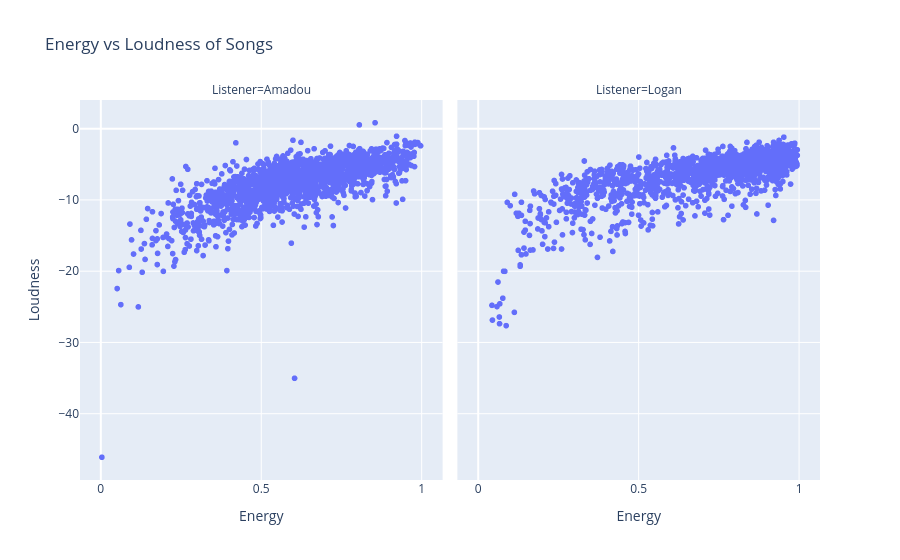

This figure's notebook cell:
### Markdown cell above
The results show that energy and loudness have the strongest relationship, so songs with more energy also tend to be louder. Energy also decreases as acousticness increases. Valence and energy have a positive but moderate relationship, which supports what we saw in the scatterplot. Popularity does not seem to have a strong relationship with the other audio features.

### Code cell
fig = px.scatter(
    data,
    x="Energy",
    y="Loudness",
    facet_col="Listener",
    hover_data=["Track Name", "Artist Name(s)", "Genres"],
    title="Energy vs Loudness of Songs"
)

fig.show()

### Figure 1 — Plotly figure (JSON) as saved in the notebook; plotly's stock layout.template omitted (floating-point values rounded to 4 significant figures; data arrays with more than 128 entries replaced by an {"elided": "..."} marker saying what was removed)
{"data": [{"customdata": {"elided": "1663x3 str values"}, "hovertemplate": "Listener=Amadou<br>Energy=%{x}<br>Loudness=%{y}<br>Track Name=%{customdata[0]}<br>Artist Name(s)=%{customdata[1]}<br>Genres=%{customdata[2]}<extra></extra>", "legendgroup": "", "marker": {"color": "#636efa", "symbol": "circle"}, "mode": "markers", "name": "", "showlegend": false, "type": "scattergl", "x": {"elided": "1663 float values"}, "xaxis": "x", "y": {"elided": "1663 float values"}, "yaxis": "y"}, {"customdata": {"elided": "1534x3 str values"}, "hovertemplate": "Listener=Logan<br>Energy=%{x}<br>Loudness=%{y}<br>Track Name=%{customdata[0]}<br>Artist Name(s)=%{customdata[1]}<br>Genres=%{customdata[2]}<extra></extra>", "legendgroup": "", "marker": {"color": "#636efa", "symbol": "circle"}, "mode": "markers", "name": "", "showlegend": false, "type": "scattergl", "x": {"elided": "1534 float values"}, "xaxis": "x2", "y": {"elided": "1534 float values"}, "yaxis": "y2"}], "layout": {"annotations": [{"font": {}, "showarrow": false, "text": "Listener=Amadou", "x": 0.245, "xanchor": "center", "xref": "paper", "y": 1, "yanchor": "bottom", "yref": "paper"}, {"font": {}, "showarrow": false, "text": "Listener=Logan", "x": 0.755, "xanchor": "center", "xref": "paper", "y": 1, "yanchor": "bottom", "yref": "paper"}], "legend": {"tracegroupgap": 0}, "title": {"text": "Energy vs Loudness of Songs"}, "xaxis": {"anchor": "y", "domain": [0, 0.49], "title": {"text": "Energy"}}, "xaxis2": {"anchor": "y2", "domain": [0.51, 1], "matches": "x", "title": {"text": "Energy"}}, "yaxis": {"anchor": "x", "domain": [0, 1], "title": {"text": "Loudness"}}, "yaxis2": {"anchor": "x2", "domain": [0, 1], "matches": "y", "showticklabels": false}}}
